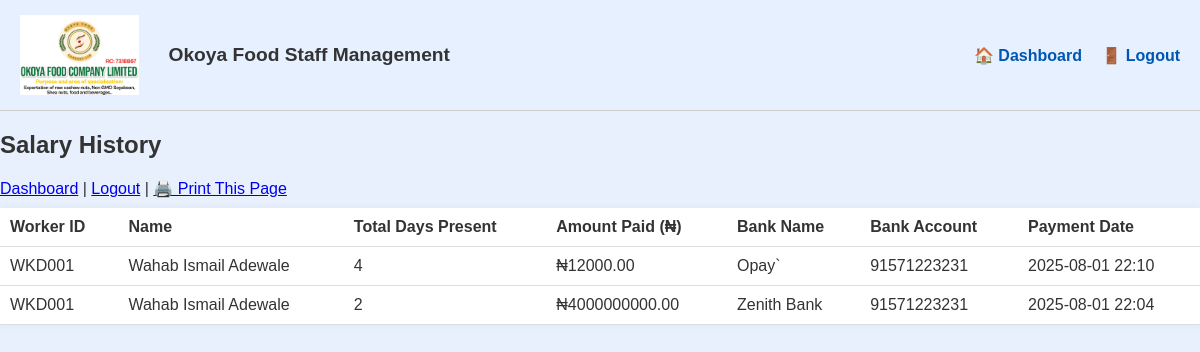
The page /salary_history (signed in) on the database as committed earlier.
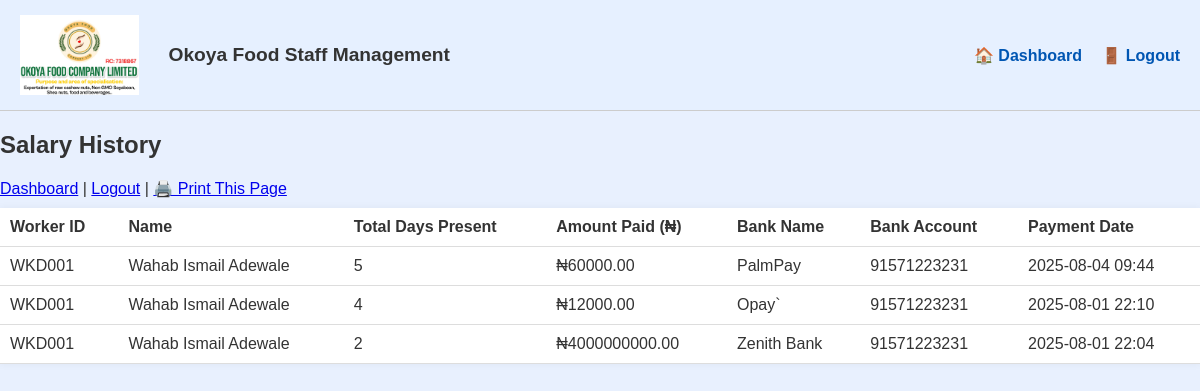
The same page on the database as committed later.
### app.py (models this page shows)
class Worker(db.Model):
    __tablename__ = 'workers'
    id = db.Column(db.Integer, primary_key=True)
    worker_code = db.Column(db.String(10), unique=True, nullable=True)
    name = db.Column(db.String(100), nullable=False)
    phone_number = db.Column(db.String(20), nullable=False)
    date_of_birth = db.Column(db.Date, nullable=False)
    gender = db.Column(db.String(10), nullable=False)
    qualifications = db.Column(db.String(100), nullable=False)
    position = db.Column(db.String(100), nullable=False)
    national_id = db.Column(db.String(50), nullable=False)
    nationality = db.Column(db.String(50), nullable=False)
    home_address = db.Column(db.String(200), nullable=False)
    ethnic_group = db.Column(db.String(50), nullable=False)
    place_of_residence = db.Column(db.String(100), nullable=False)
    disability = db.Column(db.String(100))
    email = db.Column(db.String(100), nullable=False)
    date_of_employment = db.Column(db.Date, nullable=False)
    attendance_records = db.relationship('Attendance', backref='worker', lazy=True, cascade="all, delete-orphan")
    salary_records = db.relationship('Salary', backref='worker', lazy=True, cascade="all, delete-orphan")

class Salary(db.Model):
    id = db.Column(db.Integer, primary_key=True)
    worker_id = db.Column(db.Integer, db.ForeignKey('workers.id'), nullable=False)
    total_days_present = db.Column(db.Integer, nullable=False)
    daily_rate = db.Column(db.Float, nullable=False)
    amount = db.Column(db.Float, nullable=False)
    bank_name = db.Column(db.String(100), nullable=True)          # Add this
    bank_account = db.Column(db.String(50), nullable=True)        # Add this
    payment_date = db.Column(db.DateTime, nullable=False, default=db.func.current_timestamp())

### app.py (the view)
@app.route('/salary_history')
def salary_history():
    if 'admin' not in session:
        return redirect(url_for('login'))
    salary_records = Salary.query.order_by(Salary.payment_date.desc()).all()
    return render_template('salary_history.html', salary_records=salary_records)

### templates/salary_history.html
{% extends 'base.html' %}
{% block content %}
<h2 class="print-area">Salary History</h2>
<nav class="no-print">
    <a href="{{ url_for('dashboard') }}">Dashboard</a> |
    <a href="{{ url_for('logout') }}">Logout</a> |
    <a href="#" onclick="window.print()">🖨️ Print This Page</a>
</nav>
<div class="print-area">
    {% if salary_records %}
        <table>
            <thead>
                <tr>
                    <th>Worker ID</th>
                    <th>Name</th>
                    <th>Total Days Present</th>
                    <th>Amount Paid (₦)</th>
                    <th>Bank Name</th>
                <th>Bank Account</th>
                    <th>Payment Date</th>
                </tr>
            </thead>
            <tbody>
                {% for record in salary_records %}
                    <tr>
                        <td>{{ "WKD%03d"|format(record.worker.id) }}</td>
                        <td>{{ record.worker.name }}</td>
                        <td>{{ record.total_days_present }}</td>
                        <td>₦{{ "%.2f"|format(record.amount) }}</td>
                        <td>{{ record.bank_name }}</td>
                        <td>{{ record.bank_account }}</td>
                        <td>{{ record.payment_date.strftime('%Y-%m-%d %H:%M') }}</td>
                    </tr>
                {% endfor %}
            </tbody>
        </table>
    {% else %}
        <p>No salary records available.</p>
    {% endif %}
</div>
{% endblock %}

Rows that differ between the two databases and show on the page:
added Salary: {{ "WKD%03d"|format(record.worker.id) }} "WKD001", worker.name "Wahab Ismail Adewale", total_days_present "5", amount "60000.00", bank_name "PalmPay", bank_account "91571223231", payment_date "2025-08-04 09:44"
